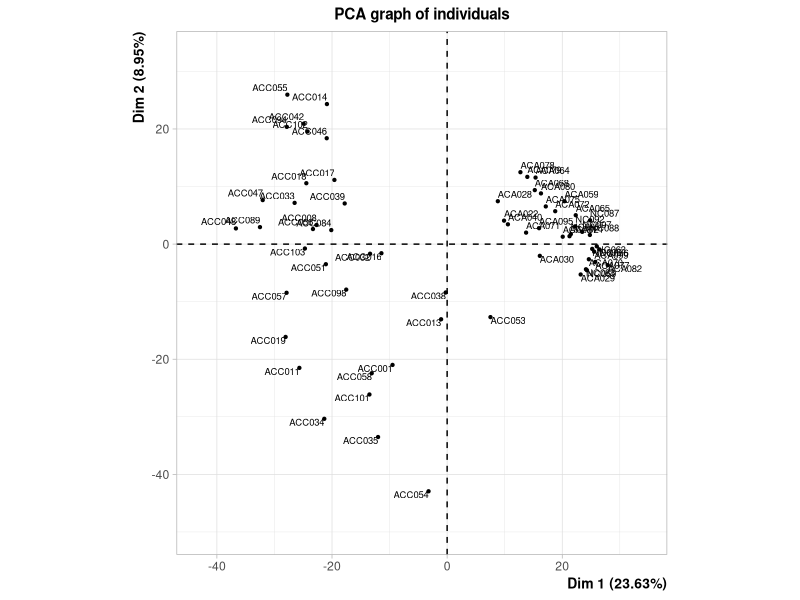
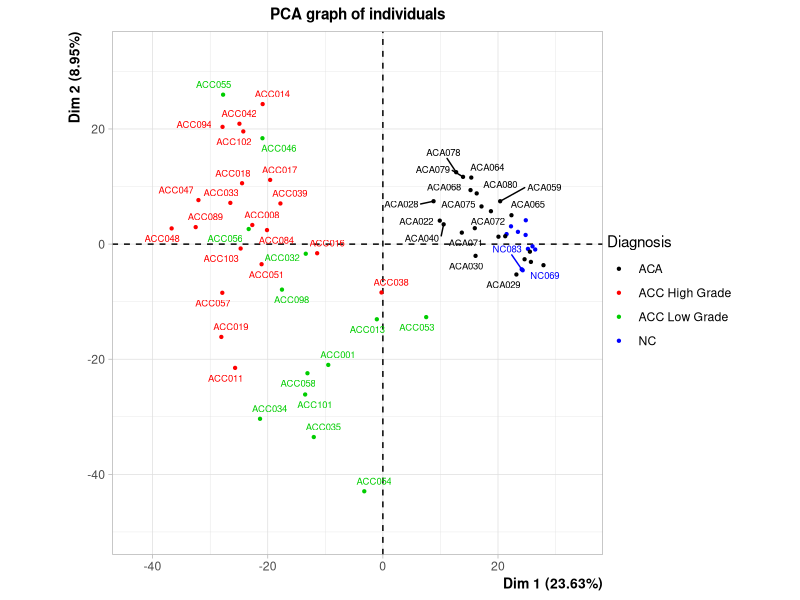
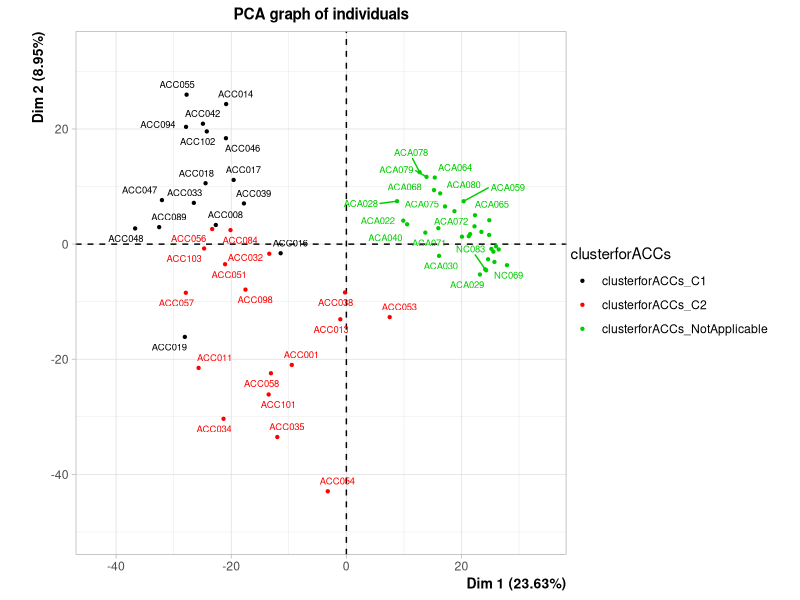
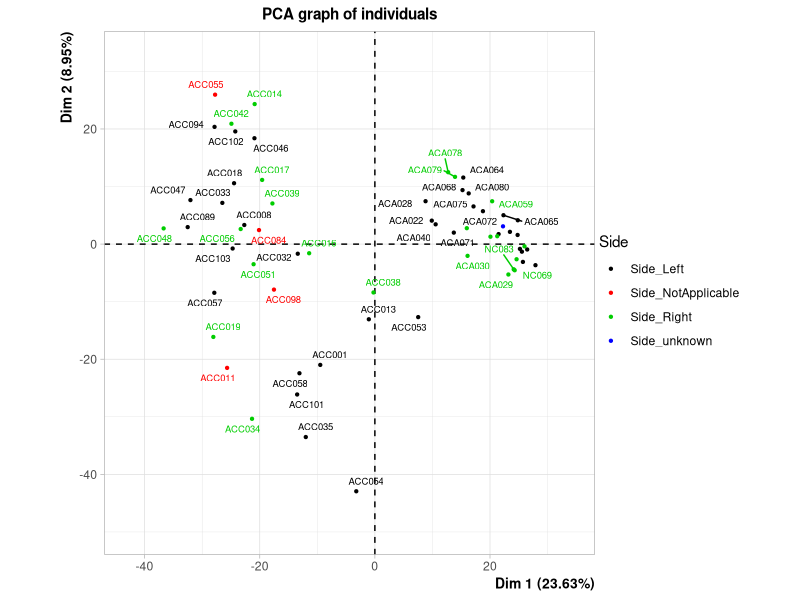
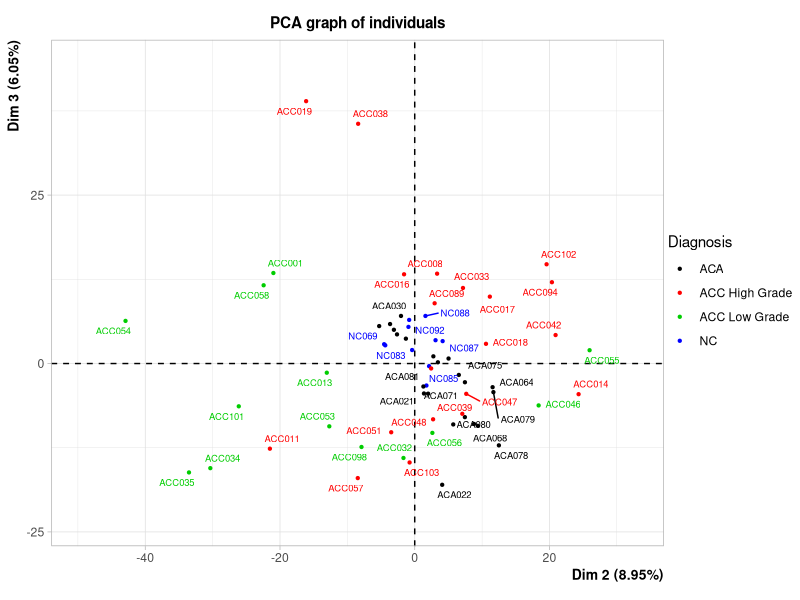
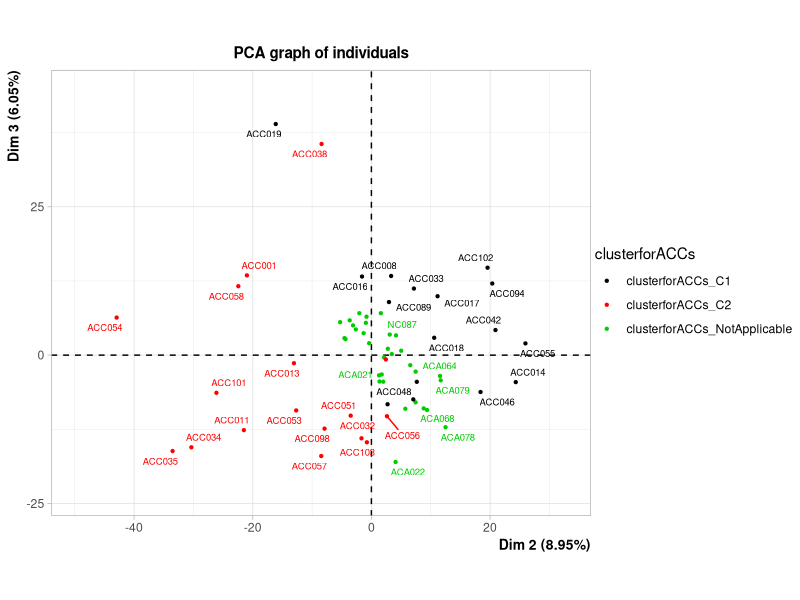
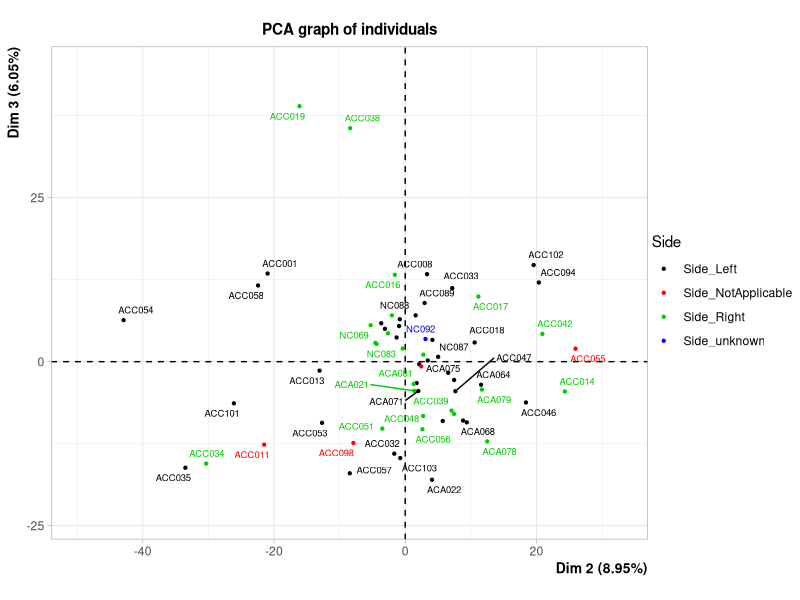
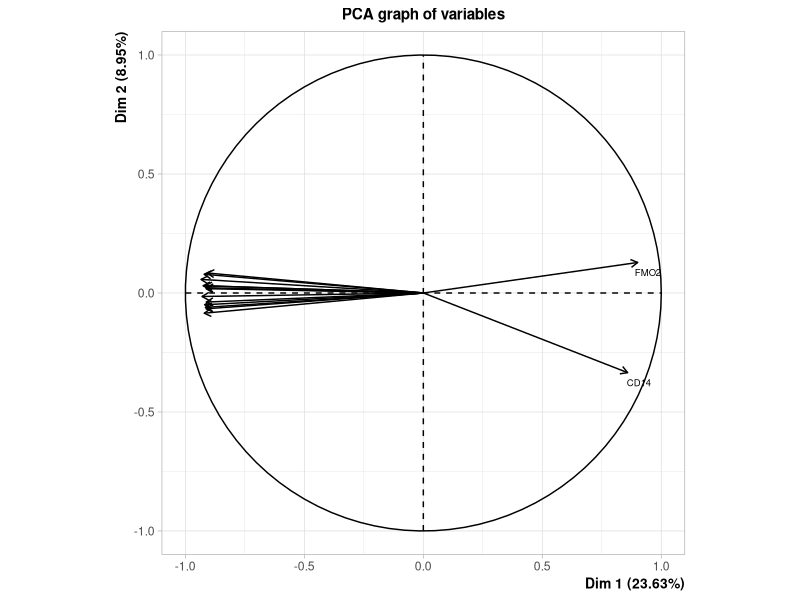

These charts were generated, in order, by the following R code: (Note: this script raises an error after producing the figures.)


###########################
# Packages and workspace  #
###########################

### Packages are collections of functions, data and codes that you can import into your R workspace

## To see packages imported into your worspace
search()

## To see all packages installed on your computer
library()
# NB : to close this list of librairies, and go back to the command prompt: q

## To Import a package into your workspace

library(FactoMineR)	#(example given with FactoMineR that we use for the PCA)

## You may check that FactoMineR has been imported into your R workspace
search()

#################################
# Choose your working directory #
#################################

### R can import or export data to files
### By default, R looks for files inside your working directory
### -> il you want to read files, or write into files, located in a specific directory, you will need to set the working directory


## To know what your actual working directory is:
getwd() 


## To choose your working directory with an absolute path
setwd("//Users/fabienfauchereau/Documents/ENSEIGNEMENT/2019-2020/UE-M2/Preparation_TP/")


########################################################################
# Create a dataframe in your work space that contains data from a file #
########################################################################

### To import data: 
##		- from a file in a table format
##		- to a data frame


## read.table function

accdata <- read.table("6-GSE10927-norm.txt", header=TRUE, sep="\t", dec=".", row.names=1)

# read.table is a function that create a dataframe from a file in a table format; between brackets are the following arguments:
# "6-GSE10927-norm-alldata.txt" is the file name
# header=TRUE indicates the presence of a headline in the file
# sep="\t" indicates that, in the file, columns are separated by tabulations
# dec="." indicates that decimal symbols are dots
# row.names = 1 indicates that names of rows in the dataframe are written in the first column of the file


#########################################################################
# Perform the Principal Component Analysis using the FactoMineR package #
#########################################################################

## PCA function 
## has been imported into your workspace with the FactoMineR librairy

res.pca <- PCA(accdata[,1:1905], quali.sup = 1901:1904, quanti.sup = 1905, graph = FALSE)

# accdata[,1:1905]: the dataframe "accdata" has 1907 columns. Col 1906 and 1907 are excluded since they contain viability data that would disrupt the PCA analysis
# results are sent in the "res" object
# accdata is the dataframe you have just created
# quali.sup = 1901:1904 indicates that the columns 1901 to 1904 of the dataframe contain supplementary qualitative variables not used for PCA
# quanti.sup = 1905 indicates that column 1905 of the dataframe contains a supplementary quantitative variable not used for PCA
# graph = FALSE: by default, graph = TRUE and generates graphs. these "default" graphs would be unlisible because too much variables are used.

### By default, 2 plots are created by the PCA function: one with individuals and one with variables. 
### Too many individuals and variables are used by PCA function on ACC data -> simplification of plots is required!


#############################################################
################## Create plots of the PCA ##################
#############################################################


# Plot of individuals
######################


## plot function (and arguments between brackets)
# Let's plot the PCA result for individuals !

plot(res.pca, choix = "ind", cex=0.6, invisible = "quali")

# res.pca is the name of the object used by the plot function
# invisible = "quali" indicates that qualitative variables centroid shall not be drawn on the plot

## To save your plot:
jpeg("PCA_ind.jpg", width = 700, height = 700)
plot(res.pca, choix = "ind", cex=0.6, invisible = "quali")
dev.off()


# Plot of individuals with annotations (supplementary variables) and try to find a biological meaning to this PCA
#################################################################################################################

# Add the information of supplementary qualitative variables
plot(res.pca, choix = "ind", cex=0.6, invisible = "quali", habillage = "Diagnosis", autoLab = "y")
plot(res.pca, choix = "ind", cex=0.6, invisible = "quali", habillage = "clusterforACCs", autoLab = "y")
plot(res.pca, choix = "ind", cex=0.6, invisible = "quali", habillage = "Side", autoLab = "y")

# res.pca is the name of the object used by the plot function
# invisible = "quali" indicates that qualitative variables centroid shall not be drawn on the plot
# habillage colors individuals among a categorical variable (here "Diagnosis", which is the name of the column)

# Add the information of supplementary qualitative variables, for axes 2 and 3
plot(res.pca, axes=c(2,3), choix = "ind", cex=0.6, invisible = "quali", habillage = "Diagnosis", autoLab = "y")
plot(res.pca, axes=c(2,3), choix = "ind", cex=0.6, invisible = "quali", habillage = "clusterforACCs", autoLab = "y")
plot(res.pca, axes=c(2,3), choix = "ind", cex=0.6, invisible = "quali", habillage = "Side", autoLab = "y")

# res.pca is the name of the object used by the plot function
# invisible = "quali" indicates that qualitative variables centroid shall not be drawn on the plot
# habillage colors individuals among a categorical variable (here "Diagnosis", which is the name of the column)
# axes=c(2,3) plot the 2nd and 3rd maximum inertia axes



# Plot of variables, try to find which mRNA levels are correlated to biological information
###########################################################################################

plot(res.pca,choix="var", cex=0.6, select="contrib 15", unselect = 1) 

# select="contrib 15" select the first 15 variables that contribute to PC1 and PC2 (axes illustrated by default)

# Have a look on mRNA contributing to axes 2 and 3
plot(res.pca, axes = c(2,3), choix="var", cex=0.6, select="contrib 15", unselect = 0.96)



# Export to files data important for interpretation

## Export the correlation coefficient of mRNA levels with Principal Components

# write.infile function
write.infile(res.pca$var$cor, file="varcor.txt", sep="\t")



#################################################################################
########### Export to files informations important for interpretation ###########
#################################################################################

# To know the informations contained in the res.pca object
res.pca

# Principle Components (coordinates of individual on axes)
write.infile(res.pca$ind$coord, file="PrincipalComponentsInd.txt", sep="\t")

# Correlation of mRNA levels with axes
write.infile(res.pca$var$cor, file="CorrelationVar.txt", sep="\t")

# Coordinates of mRNA levels with
write.infile(res.pca$var$coord, file="CoordinVar.txt", sep="\t")



##############################################################################################
########### Quality of the interpertation depends on your knowledge in the field ! ###########
##############################################################################################



#######################################################################
########### Contribution of Principal Components to Inertia ###########
#######################################################################

## Eigenvalues are the variances of the principal components.
## The following eigen values matrix contains the inertia value explained by each of the 64 PCs 
eig.val <- res.pca$eig

## Let us draw a plot
barplot(eig.val[, 2], 
        names.arg = 1:nrow(eig.val), 
        main = "Variances Explained by PCs (%)",
        xlab = "Principal Components",
        ylab = "Percentage of variances",
        ylim = c(0,25),
        col ="steelblue")
# Add connected line segments to the plot
lines(x = 1:nrow(eig.val), eig.val[, 2], 
      type = "b", pch = 19, col = "red")

## Zoom on the first 25 components

jpeg("QualityProj_25C.jpg", width = 700, height = 700)
eig.val <- res.pca$eig
barplot(eig.val[, 2], 
        names.arg = 1:nrow(eig.val), 
        main = "Variances Explained by PCs (%)",
        xlab = "Principal Components",
        ylab = "Percentage of variances",
        ylim = c(0,25),
        xlim = c(0,25),
        col ="steelblue")
# Add connected line segments to the plot
lines(x = 1:nrow(eig.val), eig.val[, 2], 
      type = "b", pch = 19, col = "red")
dev.off()


## Export to a file the eigenvalues
write.infile(res.pca$eig, file="QualityProj_PC.txt", sep="\t")



summary(res, ncp=3, nbelements=Inf, file="pca-essai.txt" )

# res is the name of the object used by the summary function
# ncp argument gives the number of dimensions for which the summary is given
# nbelements is the number of elements

plot(res, choix = "ind", cex=0.6, invisible = "quali", habillage = "Diagnosis", select = "contrib 5")
plot(res, choix = "ind", cex=0.6, invisible = "quali", habillage = "Diagnosis", select = "cos2 0.5")



#############################
# PCA considering only ACCs #
#############################

ACConly <- subset(accdata[,1:1905], accdata$Diagnosis == 'ACC Low Grade' | accdata$Diagnosis == 'ACC High Grade')
res2 <- PCA(ACConly, quali.sup = 1901:1904, quanti.sup = 1905, graph = FALSE)
plot(res2, cex=0.6, invisible = "quali", habillage = "Diagnosis", autoLab = "y")
plot(res2, choix = "var", cex=0.6, invisible = "quali", habillage = "Diagnosis", select = "contrib 10", unselect = 1)
